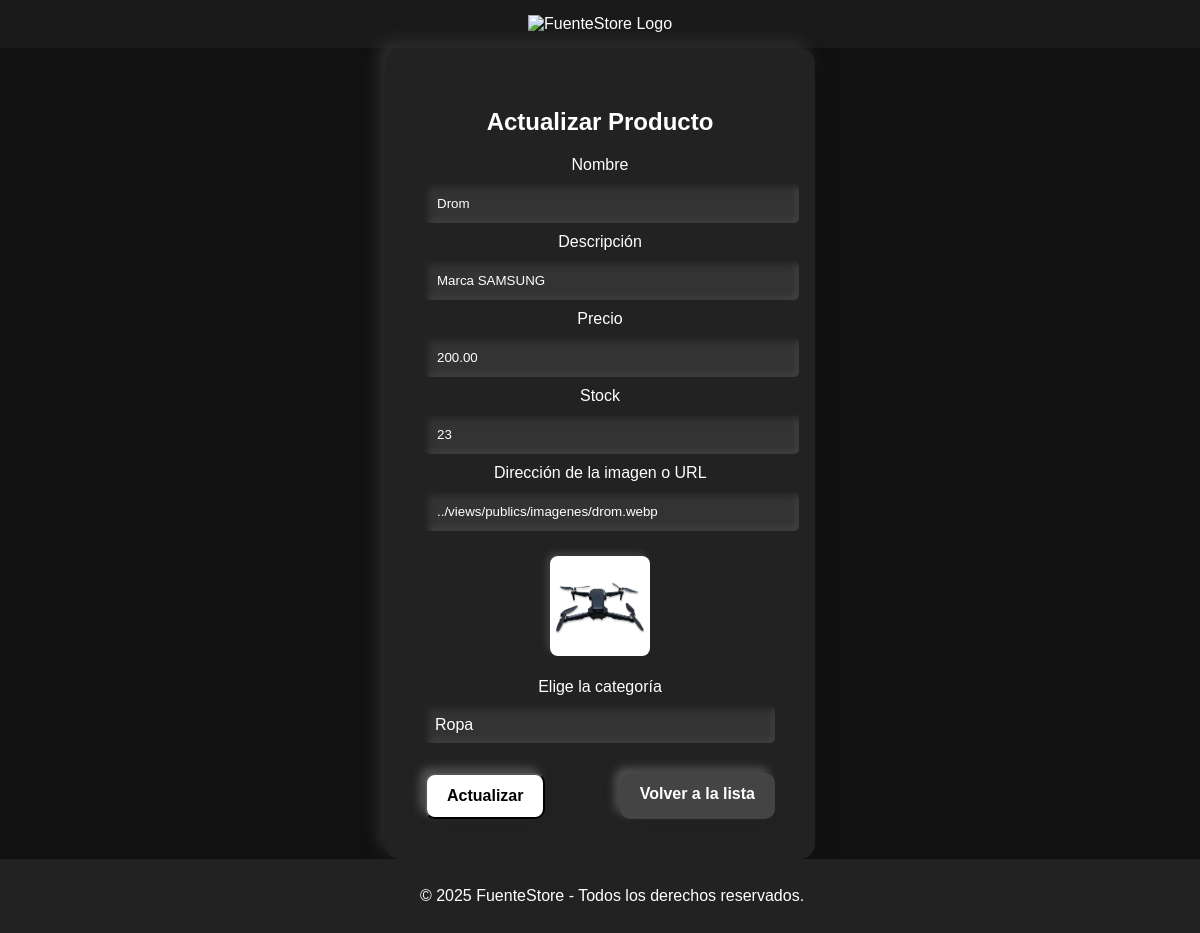
The page /controllers/actualizar_productos.php?id=1 on the database its author committed.
### tables this page shows
CREATE TABLE productos (
    id INT AUTO_INCREMENT PRIMARY KEY,
    nombre VARCHAR(100) NOT NULL,
    descripcion TEXT,
    precio DECIMAL(10, 2) NOT NULL,
    stock INT,
    imagen VARCHAR(500),
    categoria_id INT,
    FOREIGN KEY (categoria_id) REFERENCES categorias(id)
);

CREATE TABLE categorias (
    id INT AUTO_INCREMENT PRIMARY KEY,
    nombre VARCHAR(50) NOT NULL
);

### controllers/actualizar_productos.php (called while the page is built, shortened)
<?php
require_once '../models/Productos.php';
require_once '../models/Categorias.php';
$categoriasModel = new Categorias();
$categorias = $categoriasModel->mostrarCategorias();
$productos = new Productos();
if ($_SERVER['REQUEST_METHOD'] == 'POST') {
    $productos->actualizarProducto(
        $_POST['id'],
        $_POST['nombre'],
        $_POST['descripcion'],
        $_POST['precio'],
        $_POST['stock'],
        $_POST['imagen'],
        $_POST['categoria_id']
    );
    header('Location: ../controllers/mostrar_productos.php');
    exit;
} elseif ($_SERVER['REQUEST_METHOD'] == 'GET' && isset($_GET['id'])) {
    $productoData = $productos->mostrarProductosID($_GET['id']);
}
include '../views/actualizar_productos_form.php';
?>

### models/Connection.php (called while the page is built, shortened)
<?php
class Connection{
    public $host = "localhost";
    public $user = "root";
    public $password = "";
    public $db = "tienda_online";
    public $port = 3306;
    protected function connect() {
        try{
            $this->connection = mysqli_connect($this->host,$this->user,$this->password,$this->db,$this->port);
        }catch (Exception $e) {
            error_log($e->getMessage());
            header('Location: ../controllers/404.php');
            exit();
        }
    }
}
?>

### models/Productos.php (called while the page is built, shortened)
<?php
include_once 'Connection.php';
class Productos extends Connection {
    public function actualizarProducto($id, $nombre, $descripcion, $precio, $stock, $imagen, $categoria_id) {
        $this->connect();
        $stmt = mysqli_prepare($this->connection, "UPDATE productos SET nombre = ?, descripcion = ?, precio = ?, stock = ?, imagen = ?, categoria_id = ? WHERE id = ?");
        $stmt->bind_param("ssdssii", $nombre, $descripcion, $precio, $stock, $imagen, $categoria_id, $id);
        $stmt->execute();
        $stmt->close();
    }public function mostrarProductosID($id){
        $stmt = mysqli_prepare($this->connection, "SELECT * FROM productos WHERE id = ?");
        $stmt->bind_param("i", $id);
        $stmt->execute();
        $result = $stmt->get_result();
        return $result->fetch_assoc();
    }
}
?>

### models/Categorias.php (called while the page is built, shortened)
<?php
include_once 'Connection.php';
class Categorias extends Connection {
    public function mostrarCategorias() {
        $stmt = mysqli_prepare($this->connection, "SELECT * FROM categorias");
        $stmt->execute();
        $result = $stmt->get_result();
        $categorias = array();
        while ($row = $result->fetch_assoc()) {
            array_push($categorias, $row);
        }
        return $categorias;
    }
}
?>

### views/actualizar_productos_form.php (the view, shortened to what this page needs)
<!DOCTYPE html>
<html lang="es">
<head>
    <link rel="stylesheet" href="../views/publics/actualizar.css">
</head>
<body>
    <header>
        <img src="../views/publics/imagenes/Fuentes_store_HD.jpeg" alt="FuenteStore Logo">
    </header>
    <main class="content">
        <div class="neumorphic-card">
            <h2>Actualizar Producto</h2>
            <form action="../controllers/actualizar_productos.php" method="POST">
                <label for="nombre">Nombre</label>
                <input type="text" id="nombre" name="nombre" value="<?= $productoData['nombre'] ?>" required>
                <label for="descripcion">Descripción</label>
                <input type="text" id="descripcion" name="descripcion" value="<?= $productoData['descripcion'] ?>" required>
                <label for="precio">Precio</label>
                <input type="number" id="precio" name="precio" step="0.01" value="<?= $productoData['precio'] ?>" required>
                <label for="stock">Stock</label>
                <input type="number" id="stock" name="stock" value="<?= $productoData['stock'] ?>" required>
                <label for="imagen">Dirección de la imagen o URL</label>
                <input type="text" id="imagen" name="imagen" value="<?= $productoData['imagen'] ?>" oninput="mostrarVistaPrevia()" required>
                <div class="image-preview">
                    <img id="vista-previa" src="<?= $productoData['imagen'] ?>" alt="Vista previa" />
                </div>
                <br>
                <label for="categoria_id">Elige la categoría</label>
                <select id="categoria_id" name="categoria_id" required>
                    <?php foreach ($categorias as $categoria): ?>
                        <option value="<?= $categoria['id'] ?>" <?= $categoria['id'] == $productoData['categoria_id'] ? 'selected' : '' ?>>
                            <?= $categoria['nombre'] ?>
                        </option>
                    <?php endforeach; ?>
                </select>
                <div class="button-container">
                    <button type="submit" class="neumorphic-button primary-button">Actualizar</button>
                    <a href="mostrar_productos.php" class="neumorphic-button secondary-button">Volver a la lista</a>
                </div>
            </form>
        </div>
    </main>
    <footer>
        <p>© 2025 FuenteStore - Todos los derechos reservados.</p>
    </footer>
</body>
</html>

### views/publics/actualizar.css (style rules this page uses)
body { font-family: Arial, sans-serif; background-color: #111; color: #fff; margin: 0; min-height: 100vh; display: flex; flex-direction: column; }
header { display: flex; align-items: center; justify-content: center; background-color: #1a1a1a; padding: 15px; }
header img { max-height: 100px; width: auto; }
.content { flex: 1; display: flex; justify-content: center; align-items: center; }
.neumorphic-card { background: #222; padding: 40px; border-radius: 15px; box-shadow: 6px 6px 15px #111, -6px -6px 15px #333; width: 350px; text-align: center; }
input, select { width: 100%; padding: 12px; margin: 10px 0; background: #333; border: none; border-radius: 5px; color: #fff; box-shadow: inset 3px 3px 6px #222, inset -3px -3px 6px #444; cursor: pointer; }
select { appearance: none; font-size: 16px; padding: 10px; }
.image-preview { margin-top: 15px; text-align: center; }
.image-preview img { width: 100px; height: auto; border-radius: 8px; box-shadow: 3px 3px 6px #222, -3px -3px 6px #444; }
.button-container { display: flex; justify-content: space-between; gap: 10px; margin-top: 20px; }
.neumorphic-button { padding: 12px 20px; border-radius: 10px; text-decoration: none; font-size: 16px; font-weight: bold; display: inline-block; text-align: center; box-shadow: 5px 5px 10px #222, -5px -5px 10px #555; transition: background 0.3s ease, box-shadow 0.3s ease; }
.primary-button { background: #fff; color: #000; }
.secondary-button { background: #444; color: #fff; }
footer { background-color: #222; text-align: center; padding: 12px; width: 100%; position: relative; bottom: 0; }

### rows shown on the page
productos: nombre "Drom", descripcion "Marca SAMSUNG", precio "200.00", stock "23", imagen "../views/publics/imagenes/drom.webp", imagen (picture), categoria_id "Ropa"
